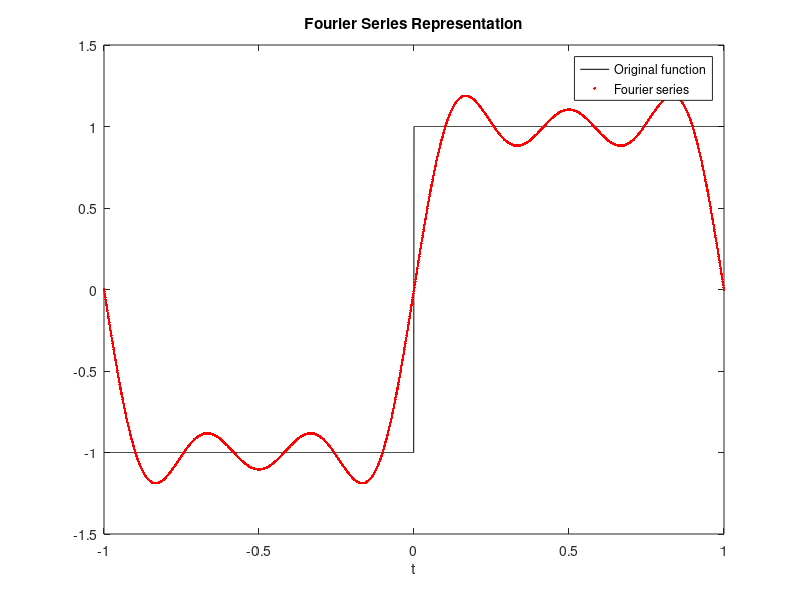

This chart was generated by the following MATLAB code:
clc; clear all;
t0 = -1; %t initial
T = 2;  %period
t = t0:0.001:t0+T;  %range of t
y = square(t);  %original function
coeff(1)=(1/T)*quad(@(t) square(t), t0, t0+T);  %calculating a_0
M = 5;  %number of harmonics
for k=1:M
  coeff(k+1)=(2/T)*quad(@(t) square(t)*cos(k*pi*t), t0, t0+T);  %calculating a_k
  coeff(k+M+1)=(2/T)*quad(@(t) square(t)*sin(k*pi*t), t0, t0+T);  %calculating b_k
end
coeff %display coeff in form of [a_0 a_1 ... a_M b_1 ... b_M]

%dimension of fourier series array
N  = length(t);
M  = (length(coeff)-1)/2;
series = zeros(N,2*M+1);
series(:,1) = 1;

%calculating fourier series
w0 = 2*pi/T;
for m=2:M+1
    series(:,m)   = cos(w0*(m-1)*t);  
    series(:,m+M) = sin(w0*(m-1)*t);
end
fseries = series*reshape(coeff,2*M+1,1);

%plots
plot(t,y,'k',t,fseries,'r.')
legend('Original function','Fourier series')
title('Fourier Series Representation')
xlabel('t')
